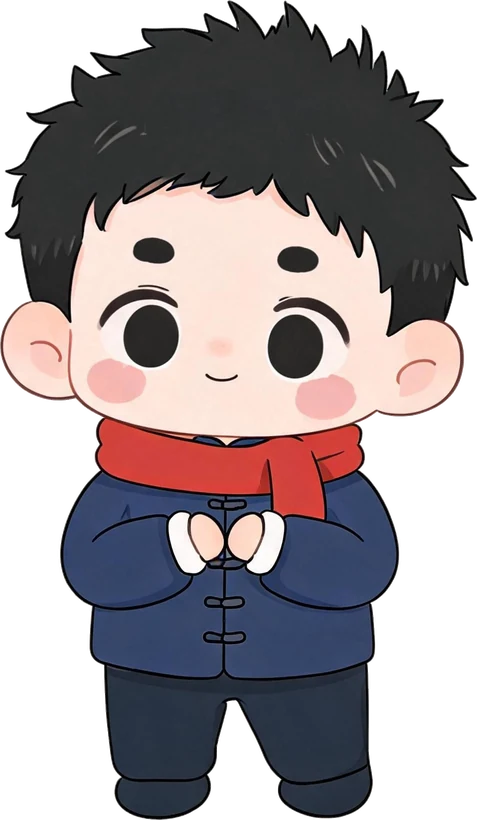
#> input picture 瑞雪遇晴天/assets/chars/tt-normal.webp, 477 x 820 px, given in place of tt-normal.jpg, which was not available
$ python recut.py
#> lines starting #> are read from the running program, lines starting #| are printed output that depends on the picture
# -*- coding: utf-8 -*-
"""确定性抠图：边缘泛洪 + 大组件保留 + 去水印 + 裁剪压缩"""
import os, sys
from collections import deque, Counter
from PIL import Image

sys.setrecursionlimit(10000)
BASE = os.path.dirname(os.path.abspath(__file__))
SRC = os.path.join(BASE, 'src')
T = 62          # 与背景参考色的距离阈值
T2 = 105        # 边缘羽化阈值

CHARS = ['tt-normal', 'tt-nervous', 'tt-sorry', 'tt-wedding', 'tt-dad',
         'rr-normal', 'rr-laugh', 'rr-normal2', 'rr-laugh2', 'rr-pouty',
         'rr-wedding', 'rr-veiled', 'rr-pregnant', 'rr-mother']

def dist(c, ref):
    return abs(c[0]-ref[0]) + abs(c[1]-ref[1]) + abs(c[2]-ref[2])

def recut(name):
#> called with name = 'tt-normal'
    img = Image.open(os.path.join(SRC, name + '.jpg')).convert('RGB')
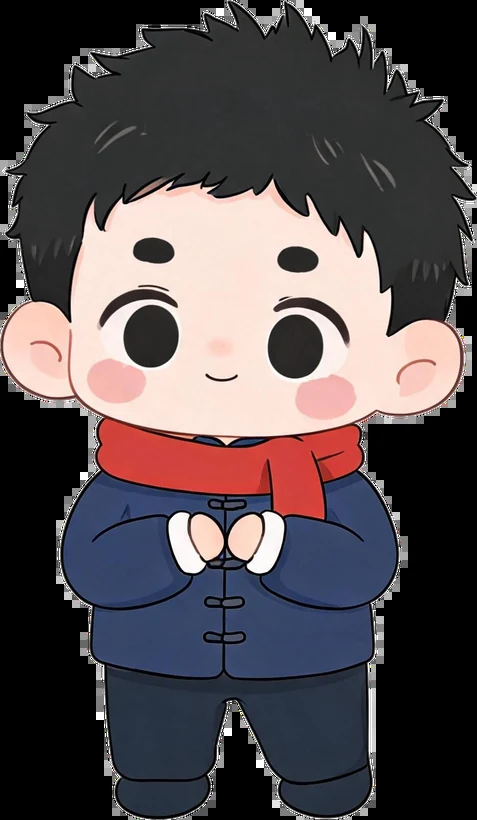
#> img: PIL image 477x820 RGB; mean R, G, B 84.3, 76.3, 79.1
    w, h = img.size
#> w = 477; h = 820
    px = img.load()
    # 背景参考色：四边中位数
    rs, gs, bs = [], [], []
    for x in range(0, w, 4):
        for y in (0, h-1):
            c = px[x, y]; rs.append(c[0]); gs.append(c[1]); bs.append(c[2])
#> after the loop, bs = 240 values, max 253 at index 118, min 0 at index 0, mean 25.14; gs = 240 values, max 253 at index 118, min 0 at index 0, mean 25.32; rs = 240 values, max 253 at index 118, min 0 at index 0, mean 25.23
    for y in range(0, h, 4):
        for x in (0, w-1):
            c = px[x, y]; rs.append(c[0]); gs.append(c[1]); bs.append(c[2])
#> after the loop, bs = 650 values, max 253 at index 118, min 0 at index 0, mean 18.14; gs = 650 values, max 255 at index 404, min 0 at index 0, mean 18.28; rs = 650 values, max 255 at index 408, min 0 at index 0, mean 18.49
    rs.sort(); gs.sort(); bs.sort()
    ref = (rs[len(rs)//2], gs[len(gs)//2], bs[len(bs)//2])
#> ref = (0, 0, 0)
    # 边缘泛洪
    visited = bytearray(w*h)
    q = deque()
    for x in range(w):
        for y in (0, h-1):
            if not visited[y*w+x] and dist(px[x, y], ref) <= T:
                visited[y*w+x] = 1; q.append((x, y))
    for y in range(h):
        for x in (0, w-1):
            if not visited[y*w+x] and dist(px[x, y], ref) <= T:
                visited[y*w+x] = 1; q.append((x, y))
    while q:
        x, y = q.popleft()
        for nx, ny in ((x+1,y),(x-1,y),(x,y+1),(x,y-1)):
            if 0 <= nx < w and 0 <= ny < h and not visited[ny*w+nx]:
                if dist(px[nx, ny], ref) <= T:
                    visited[ny*w+nx] = 1; q.append((nx, ny))
    # 羽化：与已清区相邻且颜色接近的像素也清掉
    edge = set()
    for y in range(h):
        base = y*w
        for x in range(w):
            if not visited[base+x]:
                if ((x > 0 and visited[base+x-1]) or (x < w-1 and visited[base+x+1])
                        or (y > 0 and visited[base+x-w]) or (y < h-1 and visited[base+x+w])):
                    if dist(px[x, y], ref) <= T2:
                        edge.add(base+x)
    for i in edge:
        visited[i] = 1
    # 透明化
    out = Image.new('RGBA', (w, h))
#> out: PIL image 477x820 RGBA; every value is 0
    opx = out.load()
    for y in range(h):
        base = y*w
        for x in range(w):
            if visited[base+x]:
                opx[x, y] = (0, 0, 0, 0)
            else:
                opx[x, y] = px[x, y] + (255,)
    # 大组件保留（清除水印残留/碎屑）
    comp = [0]*(w*h)
    sizes = {}
    cid = 0
    for i in range(w*h):
        if not visited[i] and comp[i] == 0:
            cid += 1
            q2 = deque([i]); comp[i] = cid; n = 0
            while q2:
                j = q2.popleft(); n += 1
                x, y = j % w, j // w
                for nj in ((j+1 if x < w-1 else -1), (j-1 if x > 0 else -1),
                           (j+w if y < h-1 else -1), (j-w if y > 0 else -1)):
                    if nj >= 0 and not visited[nj] and comp[nj] == 0:
                        comp[nj] = cid; q2.append(nj)
            sizes[cid] = n
#> after the loop, cid = 1; sizes = {1: 284157}
    if sizes:
        biggest = max(sizes.values())
#> biggest = 284157
        keep = {c for c, n in sizes.items() if n >= max(1500, biggest*0.04)}
        opx2 = out.load()
        for i in range(w*h):
            if not visited[i] and comp[i] not in keep:
                x, y = i % w, i // w
                opx2[x, y] = (0, 0, 0, 0)
    # 裁剪 + 缩放
    bbox = out.split()[3].getbbox()
#> bbox = (0, 0, 477, 820)
    out = out.crop(bbox)
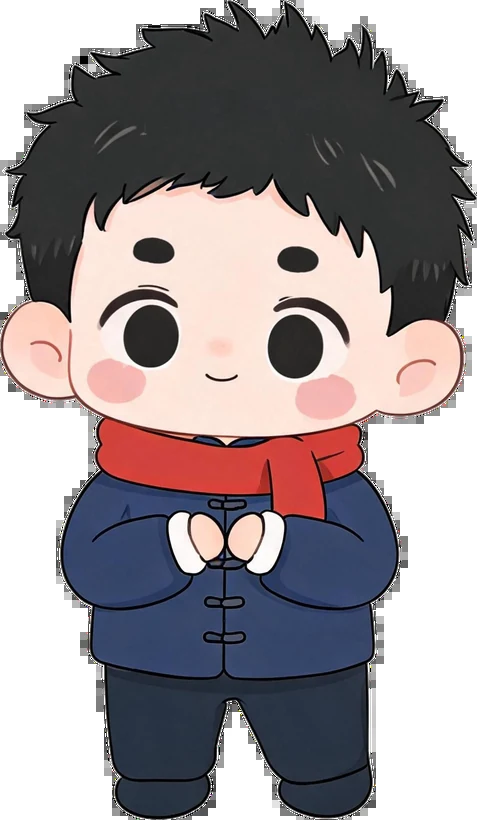
#> out: PIL image 477x820 RGBA; mean R, G, B, A 84.3, 76.3, 79.1, 185.3; transparent parts drawn white
    w2, h2 = out.size
#> w2 = 477; h2 = 820
    if h2 > 820:
        out = out.resize((max(1, int(w2*820/h2)), 820), Image.LANCZOS)
    out.save(os.path.join(BASE, name + '.webp'), 'WEBP', quality=88, method=6)
    print('recut', name, out.size, os.path.getsize(os.path.join(BASE, name + '.webp')))
#| recut tt-normal (477, 820) 35524

for n in CHARS:
    recut(n)
#> pass 2 of the loop `for n in CHARS:`:
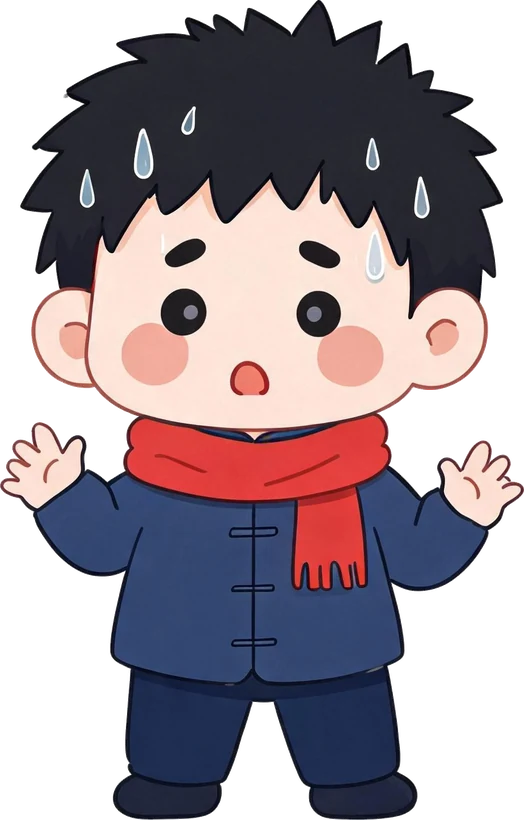
#> input picture 瑞雪遇晴天/assets/chars/tt-nervous.webp, 524 x 820 px, given in place of tt-nervous.jpg, which was not available
#> in recut (call 2), `img = Image.open(os.path.join(SRC, name + '.jpg')).convert('RGB')`:
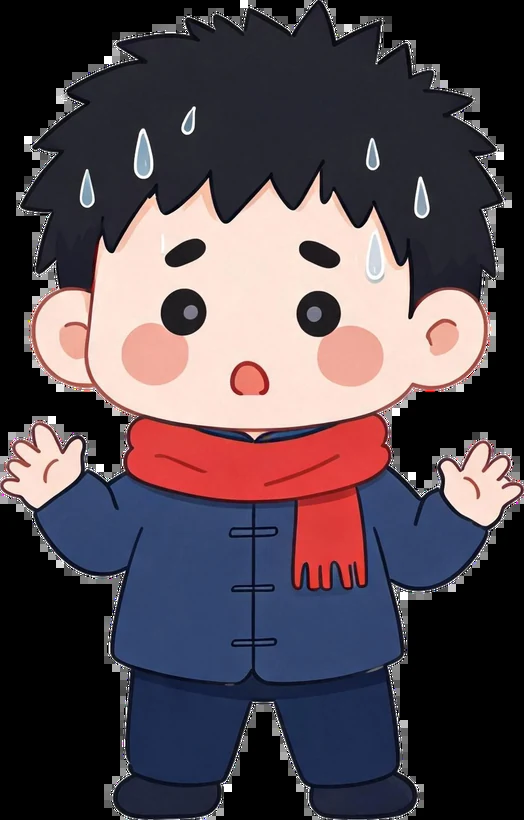
#> img: PIL image 524x820 RGB; mean R, G, B 82.1, 71, 78.2
#> after the loop in recut (call 2), `for x in range(0, w, 4):`: bs = 262 values, max 255 at index 65, min 0 at index 0, mean 29.08; gs = 262 values, max 255 at index 65, min 0 at index 0, mean 27.35; rs = 262 values, max 255 at index 101, min 0 at index 0, mean 26.97
#> after the loop in recut (call 2), `for y in range(0, h, 4):`: bs = 672 values, max 255 at index 65, min 0 at index 0, mean 15.57; gs = 672 values, max 255 at index 65, min 0 at index 0, mean 14.74; rs = 672 values, max 255 at index 101, min 0 at index 0, mean 15.03
#> bbox = (0, 0, 524, 820)
#> in recut (call 2), `out = out.crop(bbox)`:
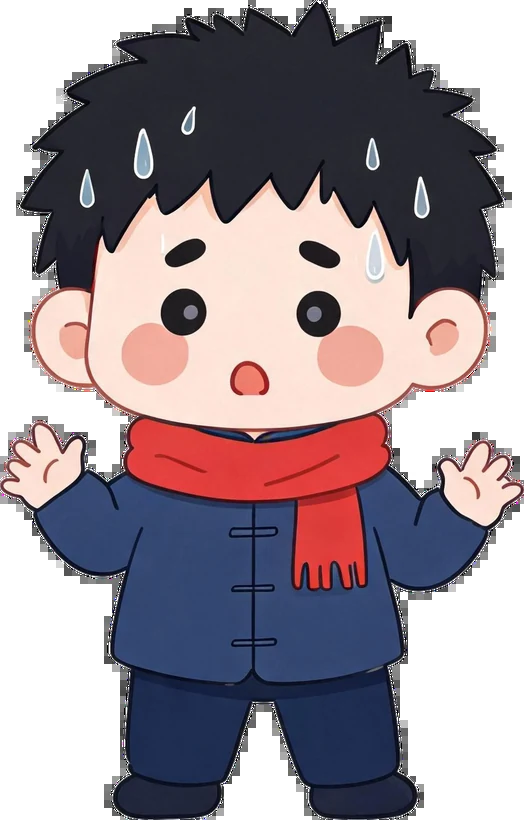
#> out: PIL image 524x820 RGBA; mean R, G, B, A 82, 71, 78.2, 183; transparent parts drawn white
#| recut tt-nervous (524, 820) 39380
#> pass 3 of the loop `for n in CHARS:`:
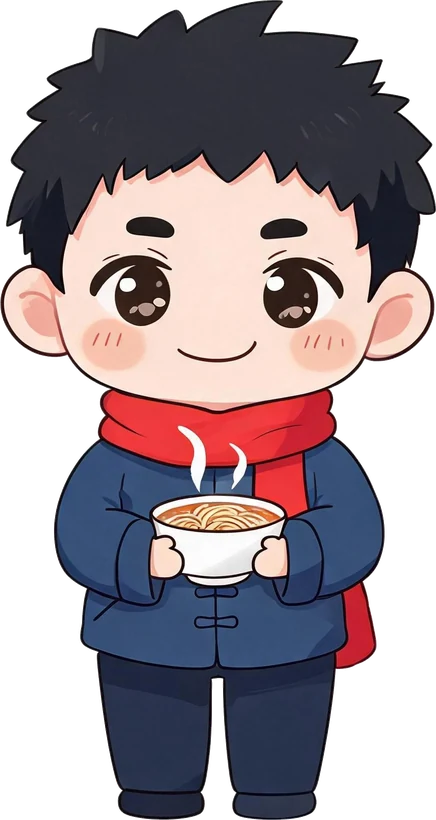
#> input picture 瑞雪遇晴天/assets/chars/tt-sorry.webp, 436 x 820 px, given in place of tt-sorry.jpg, which was not available
#> in recut (call 3), `img = Image.open(os.path.join(SRC, name + '.jpg')).convert('RGB')`:
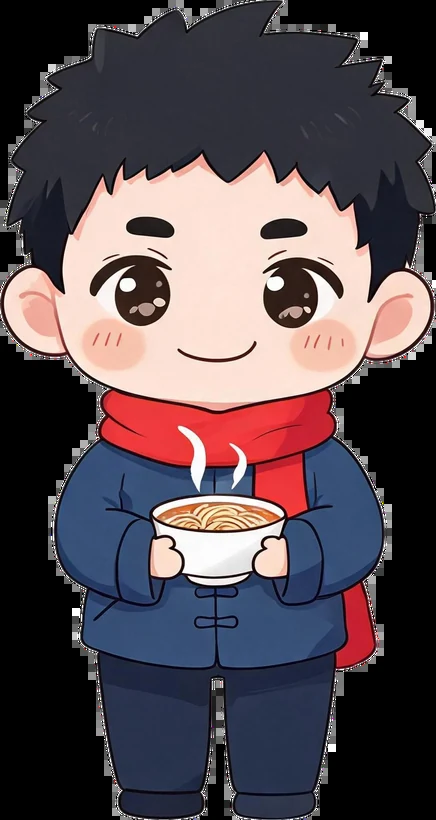
#> img: PIL image 436x820 RGB; mean R, G, B 86.9, 75.6, 81.4
#> after the loop in recut (call 3), `for x in range(0, w, 4):`: bs = 218 values, max 255 at index 73, min 0 at index 0, mean 35.33; gs = 218 values, max 255 at index 127, min 0 at index 0, mean 33.92; rs = 218 values, max 255 at index 73, min 0 at index 0, mean 33.92
#> after the loop in recut (call 3), `for y in range(0, h, 4):`: bs = 628 values, max 255 at index 73, min 0 at index 0, mean 22.26; gs = 628 values, max 255 at index 127, min 0 at index 0, mean 21.73; rs = 628 values, max 255 at index 73, min 0 at index 0, mean 22.16
#> in recut (call 3), `out = out.crop(bbox)`:
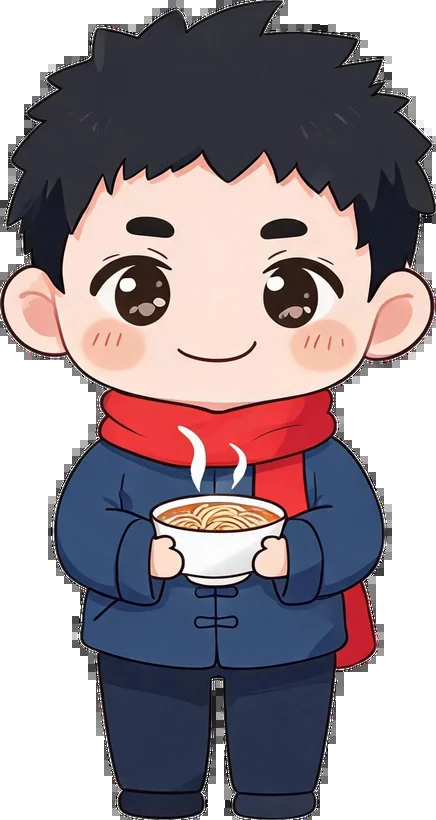
#> out: PIL image 436x820 RGBA; mean R, G, B, A 86.9, 75.6, 81.4, 187.9; transparent parts drawn white
#| recut tt-sorry (436, 820) 38648
#> (the run stopped early here; a loop or call above may not have finished)
